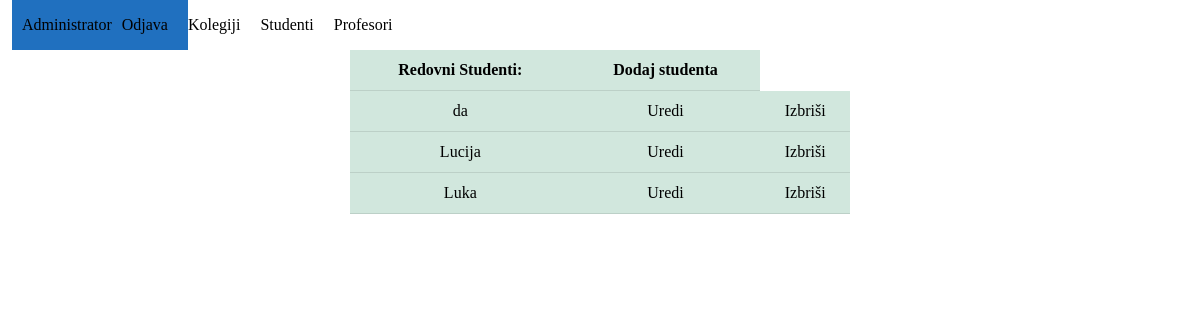
Page /redovni/ (signed in) on the committed database.
### app_1/models.py (models this page shows)
class Korisnik(AbstractUser):
    ROLES = (('adm', 'admin'),('prof', 'profesor'), ('stu', 'student'))
    STATUS = (('none', 'None'), ('izv', 'izvanredni student'), ('red', 'redovni student'))
    role = models.CharField(max_length=50, choices=ROLES)
    status = models.CharField(max_length=50, choices=STATUS)

### app_1/decorators.py (the view)
    def wrap(request, *args, **kwargs):
        korisnik = Korisnik.objects.get(pk=request.user.pk)
        if korisnik.role == 'adm' and korisnik.is_authenticated and korisnik.is_active:
            return function(request, *args, **kwargs)
        else:
            raise PermissionDenied

### app_1/views.py (called while the page is built)
@admin_required
def redovni(request):
    studenti = Korisnik.objects.all().filter(role='stu', status='red')
    print(studenti[0].username)
    return render(request, 'redovni.html', {'studenti': studenti})

### app_1/templates/redovni.html
{% extends 'adminpage.html' %}
{% block redovni %}
<div class="d-flex justify-content-center">
<table class="table table-hover table-success predmeti">
  <th>Redovni Studenti:</th><th><a href="{% url 'dodaj_studenta' 'red' %}">Dodaj studenta</a></th>
  {% for student in studenti %}
  <tr>
    <td><a href="{% url 'upisni_list' student.pk %}">{{student.username}}</a></td>
    <td><a href="{% url 'edit_user' student.pk %}"> Uredi </a> </td>
    <td><a href="{% url 'delete_student' student.pk %}">Izbriši</a> </td>
  </tr>
  {% endfor %}
</table>
</div>
{% endblock  %}

### app_1/static/css/style.css (style rules this page uses)
* { margin: 0; padding: 0; box-sizing: border-box; }
body { font-size: 16px; overflow-x: hidden; text-align: center; height: 100%; font-family: 'Times New Roman', Times, serif; }
.predmeti { width: 500px; height: vh; font-family: 'Times New Roman', Times, serif }
a:link { color: #000000; text-decoration: none; }

### rows in the picture
Korisnik: username "da"
Korisnik: username "Lucija"
Korisnik: username "Luka"
